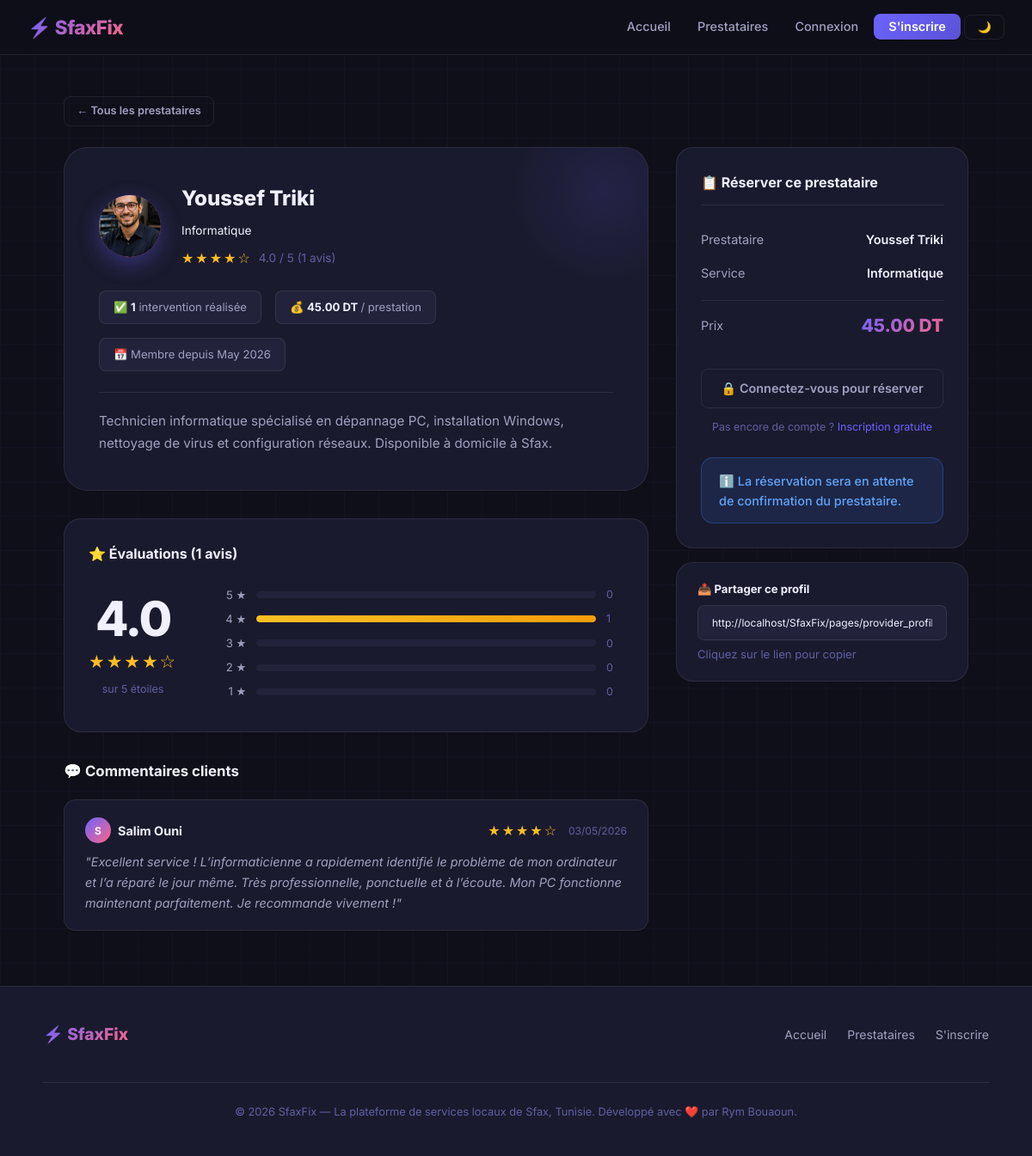
/pages/provider_profile.php?id=3, run on the app's committed database.
### tables this page shows
CREATE TABLE `prestataires` (
  `id` int(11) NOT NULL,
  `utilisateur_id` int(11) NOT NULL,
  `service_id` int(11) NOT NULL,
  `description` text NOT NULL,
  `prix` decimal(10,2) NOT NULL,
  `created_at` timestamp NOT NULL DEFAULT current_timestamp()
);

CREATE TABLE `utilisateurs` (
  `id` int(11) NOT NULL,
  `nom` varchar(100) NOT NULL,
  `email` varchar(150) NOT NULL,
  `mot_de_passe` varchar(255) NOT NULL,
  `role` enum('user','admin') NOT NULL DEFAULT 'user',
  `photo_profil` varchar(255) DEFAULT NULL,
  `created_at` timestamp NOT NULL DEFAULT current_timestamp()
);

CREATE TABLE `services` (
  `id` int(11) NOT NULL,
  `nom` varchar(100) NOT NULL
);

CREATE TABLE `avis` (
  `id` int(11) NOT NULL,
  `utilisateur_id` int(11) NOT NULL,
  `prestataire_id` int(11) NOT NULL,
  `note` tinyint(4) DEFAULT 5,
  `commentaire` text DEFAULT NULL,
  `created_at` timestamp NOT NULL DEFAULT current_timestamp()
);

### pages/provider_profile.php (the view, shortened to what this page needs)
<?php
include("../config/db.php");
$provider_id = (int)($_GET['id'] ?? 0);
$prov_stmt = $conn->prepare("
    SELECT
        p.id,
        p.description,
        p.prix,
        p.created_at,
        u.nom AS provider_name,
        u.photo_profil,
        s.nom AS service_name
    FROM prestataires p
    JOIN utilisateurs u ON p.utilisateur_id = u.id
    JOIN services s ON p.service_id = s.id
    WHERE p.id = ?
    LIMIT 1
");
$prov_stmt->bind_param("i", $provider_id);
$prov_stmt->execute();
$provider = $prov_stmt->get_result()->fetch_assoc();
$rating_stmt = $conn->prepare("
    SELECT
        COUNT(*) AS total_reviews,
        ROUND(AVG(note),1) AS avg_rating,
        SUM(note = 5) AS five_stars,
        SUM(note = 4) AS four_stars,
        SUM(note = 3) AS three_stars,
        SUM(note = 2) AS two_stars,
        SUM(note = 1) AS one_star
    FROM avis
    WHERE prestataire_id = ?
");
$rating_stmt->bind_param("i", $provider_id);
$rating_stmt->execute();
$rating_summary = $rating_stmt->get_result()->fetch_assoc();
$reviews_stmt = $conn->prepare("
    SELECT
        a.note,
        a.commentaire,
        a.created_at,
        u.nom AS reviewer_name
    FROM avis a
    JOIN utilisateurs u ON a.utilisateur_id = u.id
    WHERE a.prestataire_id = ?
    ORDER BY a.created_at DESC
");
$reviews_stmt->bind_param("i", $provider_id);
$reviews_stmt->execute();
$reviews = $reviews_stmt->get_result();
$done_stmt = $conn->prepare("
    SELECT COUNT(*) AS done
    FROM rendezvous
    WHERE prestataire_id = ?
      AND statut = 'accepte'
");
$done_stmt->bind_param("i", $provider_id);
$done_stmt->execute();
$done_count = $done_stmt->get_result()->fetch_assoc()['done'];
function render_stars($note)
{
    $note = (int)$note;
    $stars =
        str_repeat('★', $note) .
        str_repeat('☆', 5 - $note);
    return '<span style="color:#fbbf24; letter-spacing:2px;">' . $stars . '</span>';
}
function bar_percent($count, $total)
{
    return round(($count / $total) * 100);
}
?>
<!DOCTYPE html>
<html lang="fr">
<head>
    <link rel="stylesheet" href="../assets/css/style.css">
</head>
<body>
<?php include("../includes/navbar.php"); ?>
<main>
    <div class="page-wrapper">
        <div style="margin-bottom:1.5rem;">
            <a href="providers.php" class="btn btn-outline btn-sm">← Tous les prestataires</a>
        </div>
        <div class="profile-layout">
            <div>
                <div class="provider-hero" style="margin-bottom:2rem;">
                    <div class="provider-hero-header">
                        <?php if (!empty($provider['photo_profil'])): ?>
                            <img src="../assets/uploads/<?= htmlspecialchars($provider['photo_profil']) ?>" alt="Avatar" class="provider-avatar-xl" style="object-fit:cover;">
                        <?php else: ?>
                            <div class="provider-avatar-xl">
                                <?= strtoupper(mb_substr($provider['provider_name'], 0, 1)) ?>
                            </div>
                        <?php endif; ?>
                        <div>
                            <h1 style="font-size:1.5rem; font-weight:800; margin-bottom:0.25rem;">
                                <?= htmlspecialchars($provider['provider_name']) ?>
                            </h1>
                            <span class="service-badge" style="font-size:0.85rem;">
                                <?= htmlspecialchars($provider['service_name']) ?>
                            </span>
                            <?php if ($rating_summary['total_reviews'] > 0): ?>
                                <div style="margin-top:0.5rem; display:flex; align-items:center; gap:0.5rem;">
                                    <?= render_stars((int)round($rating_summary['avg_rating'])) ?>
                                    <span style="font-size:0.85rem; color:var(--text-muted);">
                                        <?= $rating_summary['avg_rating'] ?> / 5
                                        (<?= $rating_summary['total_reviews'] ?> avis)
                                    </span>
                                </div>
                            <?php endif; ?>
                        </div>
                    </div>
                    <div style="display:flex; gap:1rem; flex-wrap:wrap; margin-bottom:1.5rem;">
                        <div style="
                            background:var(--bg-elevated); border:1px solid var(--border);
                            border-radius:var(--radius-sm); padding:0.5rem 1rem;
                            font-size:0.82rem; color:var(--text-secondary);
                        ">
                            ✅ <strong style="color:var(--text-primary);"><?= (int)$done_count ?></strong>
                            intervention<?= $done_count != 1 ? 's' : '' ?> réalisée<?= $done_count != 1 ? 's' : '' ?>
                        </div>
                        <div style="
                            background:var(--bg-elevated); border:1px solid var(--border);
                            border-radius:var(--radius-sm); padding:0.5rem 1rem;
                            font-size:0.82rem; color:var(--text-secondary);
                        ">
                            💰 <strong style="color:var(--text-primary);">
                                <?= htmlspecialchars($provider['prix']) ?> DT
                            </strong> / prestation
                        </div>
                        <div style="
                            background:var(--bg-elevated); border:1px solid var(--border);
                            border-radius:var(--radius-sm); padding:0.5rem 1rem;
                            font-size:0.82rem; color:var(--text-secondary);
                        ">
                            📅 Membre depuis <?= date('M Y', strtotime($provider['created_at'])) ?>
                        </div>
                    </div>
                    <div style="
                        color:var(--text-secondary);
                        font-size:0.95rem;
                        line-height:1.75;
                        padding-top:1.25rem;
                        border-top:1px solid var(--border);
                    ">
                        <?= nl2br(htmlspecialchars($provider['description'])) ?>
                    </div>
                </div>
                <?php if ($rating_summary['total_reviews'] > 0): ?>
                    <div class="card" style="margin-bottom:2rem;">
                        <h2 style="font-size:1rem; font-weight:700; margin-bottom:1.5rem;">
                            ⭐ Évaluations (<?= $rating_summary['total_reviews'] ?> avis)
                        </h2>
                        <div style="display:flex; gap:2rem; align-items:center; flex-wrap:wrap;">
                            <div style="text-align:center; flex-shrink:0;">
                                <div class="big-score"><?= $rating_summary['avg_rating'] ?></div>
                                <div style="color:#fbbf24; font-size:1.3rem; margin:0.35rem 0;">
                                    <?= render_stars((int)round($rating_summary['avg_rating'])) ?>
                                </div>
                                <div style="font-size:0.78rem; color:var(--text-muted);">
                                    sur 5 étoiles
                                </div>
                            </div>
                            <div style="flex:1; min-width:200px;">
                                <?php
                                    $breakdown = [
                                        5 => $rating_summary['five_stars'],
                                        4 => $rating_summary['four_stars'],
                                        3 => $rating_summary['three_stars'],
                                        2 => $rating_summary['two_stars'],
                                        1 => $rating_summary['one_star'],
                                    ];
                                    foreach ($breakdown as $stars => $count):
                                        $pct = bar_percent($count, $rating_summary['total_reviews']);
                                ?>
                                    <div class="rating-bar-row">
                                        <span class="rating-bar-label"><?= $stars ?> ★</span>
                                        <div class="rating-bar-track">
                                            <div class="rating-bar-fill" style="width:<?= $pct ?>%;"></div>
                                        </div>
                                        <span class="rating-bar-count"><?= (int)$count ?></span>
                                    </div>
                                <?php endforeach; ?>
                            </div>
                        </div>
                    </div>
                <?php endif; ?>
                <h2 style="font-size:1.05rem; font-weight:700; margin-bottom:1.25rem;">
                    💬 Commentaires clients
                </h2>
                <?php if ($reviews->num_rows > 0): ?>
                    <?php while ($review = $reviews->fetch_assoc()): ?>
                        <div class="review-card">
                            <div class="review-header">
                                <div class="reviewer-name">
                                    <div class="reviewer-avatar-sm">
                                        <?= strtoupper(mb_substr($review['reviewer_name'], 0, 1)) ?>
                                    </div>
                                    <?= htmlspecialchars($review['reviewer_name']) ?>
                                </div>
                                <div style="display:flex; align-items:center; gap:0.75rem;">
                                    <?= render_stars($review['note']) ?>
                                    <span class="review-date">
                                        <?= date('d/m/Y', strtotime($review['created_at'])) ?>
                                    </span>
                                </div>
                            </div>
                            <?php if (!empty($review['commentaire'])): ?>
                                <p class="review-comment">
                                    "<?= nl2br(htmlspecialchars($review['commentaire'])) ?>"
                                </p>
                            <?php else: ?>
                                <p style="font-size:0.82rem; color:var(--text-muted); font-style:italic;">
                                    Aucun commentaire laissé.
                                </p>
                            <?php endif; ?>
                        </div>
                    <?php endwhile; ?>
                <?php endif; ?>
            </div>
            <div class="booking-sidebar">
                <div class="booking-summary-card">
                    <h3>📋 Réserver ce prestataire</h3>
                    <div class="summary-row">
                        <span class="label">Prestataire</span>
                        <span class="value"><?= htmlspecialchars($provider['provider_name']) ?></span>
                    </div>
                    <div class="summary-row">
                        <span class="label">Service</span>
                        <span class="value"><?= htmlspecialchars($provider['service_name']) ?></span>
                    </div>
                    <div class="summary-row summary-total">
                        <span class="label">Prix</span>
                        <span class="value"><?= htmlspecialchars($provider['prix']) ?> DT</span>
                    </div>
                    <br>
                    <?php if (isset($_SESSION['user_id'])): ?>
                        <a href="book.php?provider_id=<?= (int)$provider_id ?>"
                           class="btn btn-primary btn-full btn-lg">
                            📅 Réserver maintenant
                        </a>
                    <?php else: ?>
                        <a href="login.php" class="btn btn-outline btn-full">
                            🔒 Connectez-vous pour réserver
                        </a>
                        <p style="text-align:center; font-size:0.78rem; color:var(--text-muted); margin-top:0.75rem;">
                            Pas encore de compte ?
                            <a href="register.php">Inscription gratuite</a>
                        </p>
                    <?php endif; ?>
                    <br>
                    <div class="alert alert-info" style="margin:0;">
                        ℹ️ La réservation sera en attente de confirmation du prestataire.
                    </div>
                </div>
                <div style="
                    background:var(--bg-card); border:1px solid var(--border);
                    border-radius:var(--radius-lg); padding:1.25rem 1.5rem;
                    margin-top:1rem; font-size:0.82rem;
                ">
                    <strong style="display:block; margin-bottom:0.5rem;">📤 Partager ce profil</strong>
                    <input
                        type="text"
                        class="form-control"
                        id="profileUrl"
                        readonly
                        value="http://localhost/SfaxFix/pages/provider_profile.php?id=<?= (int)$provider_id ?>"
                        style="font-size:0.75rem; cursor:pointer;"
                        onclick="copyUrl(this)"
                        title="Cliquer pour copier"
                    >
                    <p style="color:var(--text-muted); margin-top:0.4rem;">
                        Cliquez sur le lien pour copier
                    </p>
                </div>
            </div>
        </div>
    </div>
</main>
<?php include("../includes/footer.php"); ?>
</body>
</html>

### data on the page
prestataires: utilisateur.photo_profil (picture), utilisateur.nom "Youssef Triki", service.nom "Informatique", prix "45.00", created_at "May 2026", description "Technicien informatique spécialisé en dépannage PC, installation Windows, nettoyage de virus et configuration réseaux. Disponible à domicile à Sfax."
avis: utilisateur.nom "S", utilisateur.nom "Salim Ouni", note "★★★★☆", created_at "03/05/2026", commentaire "Excellent service ! L’informaticienne a rapidement identifié le problème de mon ordinateur et l’a réparé le jour même. Très professionnelle, ponctuelle et à l’écoute. Mon PC fonctionne maintenant parfaitement. Je recommande vivement !"

### other printed values
$stars "★★★★☆ ★★★★☆"
$rating_summary['avg_rating'] "4.0"
$rating_summary['total_reviews'] "1"
$done_count "1"
$stars "5"
$count "0"
$stars "4"
$count "1"
$stars "3"
$stars "2"
$stars "1"
